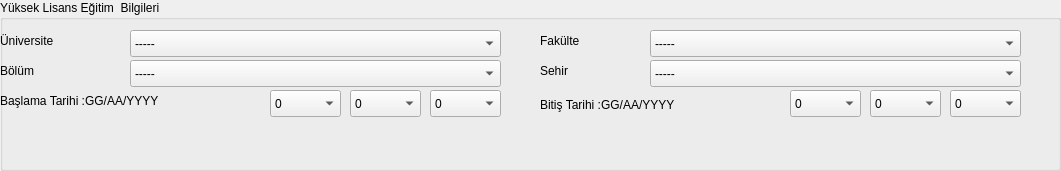
  <widget class="QGroupBox" name="egitim_akademisyen_kimlik_yuksek">
   <property name="geometry">
    <rect>
     <x>20</x>
     <y>510</y>
     <width>1061</width>
     <height>171</height>
    </rect>
   </property>
   <property name="title">
    <string>Yüksek Lisans Eğitim  Bilgileri</string>
   </property>
   <widget class="QLabel" name="egitim_akademisyen_yuksek_uni">
    <property name="geometry">
     <rect>
      <x>0</x>
      <y>30</y>
      <width>111</width>
      <height>21</height>
     </rect>
    </property>
    <property name="text">
     <string>Üniversite</string>
    </property>
   </widget>
   <widget class="QLabel" name="egitim_akademisyen_yuksek_bolum">
    <property name="geometry">
     <rect>
      <x>0</x>
      <y>60</y>
      <width>111</width>
      <height>21</height>
     </rect>
    </property>
    <property name="text">
     <string>Bölüm</string>
    </property>
   </widget>
   <widget class="QLabel" name="egitim_akademisyen_yuksek_fakulte">
    <property name="geometry">
     <rect>
      <x>540</x>
      <y>30</y>
      <width>111</width>
      <height>21</height>
     </rect>
    </property>
    <property name="text">
     <string>Fakülte</string>
    </property>
   </widget>
   <widget class="QLabel" name="egitim_akademisyen_yuksek_sehir">
    <property name="geometry">
     <rect>
      <x>540</x>
      <y>60</y>
      <width>111</width>
      <height>21</height>
     </rect>
    </property>
    <property name="text">
     <string>Sehir</string>
    </property>
   </widget>
   <widget class="QLabel" name="egitim_akademisyen_yuksek_baslanic">
    <property name="geometry">
     <rect>
      <x>0</x>
      <y>90</y>
      <width>201</width>
      <height>21</height>
     </rect>
    </property>
    <property name="text">
     <string>Başlama Tarihi :GG/AA/YYYY</string>
    </property>
   </widget>
   <widget class="QLabel" name="egitim_akademisyen_yuksek_bitis">
    <property name="geometry">
     <rect>
      <x>540</x>
      <y>80</y>
      <width>201</width>
      <height>51</height>
     </rect>
    </property>
    <property name="text">
     <string>&lt;html&gt;&lt;head/&gt;&lt;body&gt;&lt;p&gt;Bitiş Tarihi :GG/AA/YYYY&lt;/p&gt;&lt;/body&gt;&lt;/html&gt;</string>
    </property>
   </widget>
   <widget class="QComboBox" name="egitim_akademisyen_yuksek_baslanic_gun">
    <property name="geometry">
     <rect>
      <x>270</x>
      <y>90</y>
      <width>71</width>
      <height>27</height>
     </rect>
    </property>
    <item>
     <property name="text">
      <string>0</string>
     </property>
    </item>
    <item>
     <property name="text">
      <string>1</string>
     </property>
    </item>
    <item>
     <property name="text">
      <string>2</string>
     </property>
    </item>
    <item>
     <property name="text">
      <string>3</string>
     </property>
    </item>
    <item>
     <property name="text">
      <string>4</string>
     </property>
    </item>
    <item>
     <property name="text">
      <string>5</string>
     </property>
    </item>
    <item>
     <property name="text">
      <string>6</string>
     </property>
    </item>
    <item>
     <property name="text">
      <string>7</string>
     </property>
    </item>
    <item>
     <property name="text">
      <string>8</string>
     </property>
    </item>
    <item>
     <property name="text">
      <string>9</string>
     </property>
    </item>
    <item>
     <property name="text">
      <string>10</string>
     </property>
    </item>
    <item>
     <property name="text">
      <string>11</string>
     </property>
    </item>
    <item>
     <property name="text">
      <string>12</string>
     </property>
    </item>
    <item>
     <property name="text">
      <string>13</string>
     </property>
    </item>
    <item>
     <property name="text">
      <string>14</string>
     </property>
    </item>
    <item>
     <property name="text">
      <string>15</string>
     </property>
    </item>
    <item>
     <property name="text">
      <string>16</string>
     </property>
    </item>
    <item>
     <property name="text">
      <string>17</string>
     </property>
    </item>
    <item>
     <property name="text">
      <string>18</string>
     </property>
    </item>
    <item>
     <property name="text">
      <string>19</string>
     </property>
    </item>
    <item>
     <property name="text">
      <string>20</string>
     </property>
    </item>
    <item>
     <property name="text">
      <string>21</string>
     </property>
    </item>
    <item>
     <property name="text">
      <string>22</string>
     </property>
    </item>
    <item>
     <property name="text">
      <string>23</string>
     </property>
    </item>
    <item>
     <property name="text">
      <string>24</string>
     </property>
    </item>
    <item>
     <property name="text">
      <string>25</string>
     </property>
    </item>
    <item>
     <property name="text">
      <string>26</string>
     </property>
    </item>
    <item>
     <property name="text">
      <string>27</string>
     </property>
    </item>
    <item>
     <property name="text">
      <string>28</string>
     </property>
    </item>
    <item>
     <property name="text">
      <string>29</string>
     </property>
    </item>
    <item>
     <property name="text">
      <string>30</string>
     </property>
    </item>
    <item>
     <property name="text">
      <string>31</string>
     </property>
    </item>
   </widget>
   <widget class="QComboBox" name="egitim_akademisyen_yuksek_baslanic_ay">
    <property name="geometry">
     <rect>
      <x>350</x>
      <y>90</y>
      <width>71</width>
      <height>27</height>
     </rect>
    </property>
    <item>
     <property name="text">
      <string>0</string>
     </property>
    </item>
    <item>
     <property name="text">
      <string>1</string>
     </property>
    </item>
    <item>
     <property name="text">
      <string>2</string>
     </property>
    </item>
    <item>
     <property name="text">
      <string>3</string>
     </property>
    </item>
    <item>
     <property name="text">
      <string>4</string>
     </property>
    </item>
    <item>
     <property name="text">
      <string>5</string>
     </property>
    </item>
    <item>
     <property name="text">
      <string>6</string>
     </property>
    </item>
    <item>
     <property name="text">
      <string>7</string>
     </property>
    </item>
    <item>
     <property name="text">
      <string>8</string>
     </property>
    </item>
    <item>
     <property name="text">
      <string>9</string>
     </property>
    </item>
    <item>
     <property name="text">
      <string>10</string>
     </property>
    </item>
    <item>
     <property name="text">
      <string>11</string>
     </property>
    </item>
    <item>
     <property name="text">
      <string>12</string>
     </property>
    </item>
   </widget>
   <widget class="QComboBox" name="egitim_akademisyen_yuksek_baslangic_yil">
    <property name="geometry">
     <rect>
      <x>430</x>
      <y>90</y>
      <width>71</width>
      <height>27</height>
     </rect>
    </property>
    <item>
     <property name="text">
      <string>0</string>
     </property>
    </item>
    <item>
     <property name="text">
      <string>2000</string>
     </property>
    </item>
    <item>
     <property name="text">
      <string>2001</string>
     </property>
    </item>
    <item>
     <property name="text">
      <string>2002</string>
     </property>
    </item>
    <item>
     <property name="text">
      <string>2003</string>
     </property>
    </item>
    <item>
     <property name="text">
      <string>2004</string>
     </property>
    </item>
    <item>
     <property name="text">
      <string>2005</string>
     </property>
    </item>
    <item>
     <property name="text">
      <string>2006</string>
     </property>
    </item>
    <item>
     <property name="text">
      <string>2007</string>
     </property>
    </item>
    <item>
     <property name="text">
      <string>2008</string>
     </property>
    </item>
    <item>
     <property name="text">
      <string>2009</string>
     </property>
    </item>
    <item>
     <property name="text">
      <string>2010</string>
     </property>
    </item>
    <item>
     <property name="text">
      <string/>
     </property>
    </item>
   </widget>
   <widget class="QComboBox" name="egitim_akademisyen_yuksek_bolum_bilgi">
    <property name="geometry">
     <rect>
      <x>130</x>
      <y>60</y>
      <width>371</width>
      <height>27</height>
     </rect>
    </property>
    <item>
     <property name="text">
      <string>-----</string>
     </property>
    </item>
    <item>
     <property name="text">
      <string>Bilgiayar Mühendisliği</string>
     </property>
    </item>
    <item>
     <property name="text">
      <string>Elektrik - Elektronik Mühendisliği</string>
     </property>
    </item>
    <item>
     <property name="text">
      <string>Makine Mühendisliği</string>
     </property>
    </item>
    <item>
     <property name="text">
      <string>Mimarlık</string>
     </property>
    </item>
    <item>
     <property name="text">
      <string>Şehir Bölge Planlama</string>
     </property>
    </item>
    <item>
     <property name="text">
      <string>Gazetecilik</string>
     </property>
    </item>
   </widget>
   <widget class="QComboBox" name="egitim_akademisyen_yuksek_fakulte_bilgi">
    <property name="geometry">
     <rect>
      <x>650</x>
      <y>30</y>
      <width>371</width>
      <height>27</height>
     </rect>
    </property>
    <item>
     <property name="text">
      <string>-----</string>
     </property>
    </item>
    <item>
     <property name="text">
      <string>Mimarlık - Mühendislik Fakültesi</string>
     </property>
    </item>
    <item>
     <property name="text">
      <string>Sağlık Bilimleri Fakültesi</string>
     </property>
    </item>
    <item>
     <property name="text">
      <string>Hukuk Fakültesi</string>
     </property>
    </item>
    <item>
     <property name="text">
      <string>Tıp Fakültesi</string>
     </property>
    </item>
    <item>
     <property name="text">
      <string>İletişim Fakültesi</string>
     </property>
    </item>
    <item>
     <property name="text">
      <string>İlahiyat</string>
     </property>
    </item>
   </widget>
   <widget class="QComboBox" name="egitim_akademisyen_yuksek_sehir_bilgi">
    <property name="geometry">
     <rect>
      <x>650</x>
      <y>60</y>
      <width>371</width>
      <height>27</height>
     </rect>
    </property>
    <item>
     <property name="text">
      <string>-----</string>
     </property>
    </item>
    <item>
     <property name="text">
      <string>Yozgat</string>
     </property>
    </item>
    <item>
     <property name="text">
      <string>Ankara</string>
     </property>
    </item>
    <item>
     <property name="text">
      <string>Adana</string>
     </property>
    </item>
    <item>
     <property name="text">
      <string>İstanbul</string>
     </property>
    </item>
    <item>
     <property name="text">
      <string>Kayseri</string>
     </property>
    </item>
    <item>
     <property name="text">
      <string>Kırşehir</string>
     </property>
    </item>
    <item>
     <property name="text">
      <string>Sivas</string>
     </property>
    </item>
    <item>
     <property name="text">
      <string>Nevşehir</string>
     </property>
    </item>
    <item>
     <property name="text">
      <string>Niğde</string>
     </property>
    </item>
    <item>
     <property name="text">
      <string>Tokat</string>
     </property>
    </item>
    <item>
     <property name="text">
      <string>Çankırı</string>
     </property>
    </item>
    <item>
     <property name="text">
      <string>Samsun</string>
     </property>
    </item>
    <item>
     <property name="text">
      <string>Trabzon</string>
     </property>
    </item>
    <item>
     <property name="text">
      <string>Kahramanmaraş</string>
     </property>
    </item>
    <item>
     <property name="text">
      <string>Gaziantep</string>
     </property>
    </item>
   </widget>
   <widget class="QComboBox" name="egitim_akademisyen_yuksek_bitis_gun">
    <property name="geometry">
     <rect>
      <x>790</x>
      <y>90</y>
      <width>71</width>
      <height>27</height>
     </rect>
    </property>
    <item>
     <property name="text">
      <string>0</string>
     </property>
    </item>
    <item>
     <property name="text">
      <string>1</string>
     </property>
    </item>
    <item>
     <property name="text">
      <string>2</string>
     </property>
    </item>
    <item>
     <property name="text">
      <string>3</string>
     </property>
    </item>
    <item>
     <property name="text">
      <string>4</string>
     </property>
    </item>
    <item>
     <property name="text">
      <string>5</string>
     </property>
    </item>
    <item>
     <property name="text">
      <string>6</string>
     </property>
    </item>
    <item>
     <property name="text">
      <string>7</string>
     </property>
    </item>
    <item>
     <property name="text">
      <string>8</string>
     </property>
    </item>
    <item>
     <property name="text">
      <string>9</string>
     </property>
    </item>
    <item>
     <property name="text">
      <string>10</string>
     </property>
    </item>
    <item>
     <property name="text">
      <string>11</string>
     </property>
    </item>
    <item>
     <property name="text">
      <string>12</string>
     </property>
    </item>
    <item>
     <property name="text">
      <string>13</string>
     </property>
    </item>
    <item>
     <property name="text">
      <string>14</string>
     </property>
    </item>
    <item>
     <property name="text">
      <string>15</string>
     </property>
    </item>
    <item>
     <property name="text">
      <string>16</string>
     </property>
    </item>
    <item>
     <property name="text">
      <string>17</string>
     </property>
    </item>
    <item>
     <property name="text">
      <string>18</string>
     </property>
    </item>
    <item>
     <property name="text">
      <string>19</string>
     </property>
    </item>
    <item>
     <property name="text">
      <string>20</string>
     </property>
    </item>
    <item>
     <property name="text">
      <string>21</string>
     </property>
    </item>
    <item>
     <property name="text">
      <string>22</string>
     </property>
    </item>
    <item>
     <property name="text">
      <string>23</string>
     </property>
    </item>
    <item>
     <property name="text">
      <string>24</string>
     </property>
    </item>
    <item>
     <property name="text">
      <string>25</string>
     </property>
    </item>
    <item>
     <property name="text">
      <string>26</string>
     </property>
    </item>
    <item>
     <property name="text">
      <string>27</string>
     </property>
    </item>
    <item>
     <property name="text">
      <string>28</string>
     </property>
    </item>
    <item>
     <property name="text">
      <string>29</string>
     </property>
    </item>
    <item>
     <property name="text">
      <string>30</string>
     </property>
    </item>
    <item>
     <property name="text">
      <string>31</string>
     </property>
    </item>
   </widget>
   <widget class="QComboBox" name="egitim_akademisyen_yuksek_bitis_ay">
    <property name="geometry">
     <rect>
      <x>870</x>
      <y>90</y>
      <width>71</width>
      <height>27</height>
     </rect>
    </property>
    <item>
     <property name="text">
      <string>0</string>
     </property>
    </item>
    <item>
     <property name="text">
      <string>1</string>
     </property>
    </item>
    <item>
     <property name="text">
      <string>2</string>
     </property>
    </item>
    <item>
     <property name="text">
      <string>3</string>
     </property>
    </item>
    <item>
     <property name="text">
      <string>4</string>
     </property>
    </item>
    <item>
     <property name="text">
      <string>5</string>
     </property>
    </item>
    <item>
     <property name="text">
      <string>6</string>
     </property>
    </item>
    <item>
     <property name="text">
      <string>7</string>
     </property>
    </item>
    <item>
     <property name="text">
      <string>8</string>
     </property>
    </item>
    <item>
     <property name="text">
      <string>9</string>
     </property>
    </item>
    <item>
     <property name="text">
      <string>10</string>
     </property>
    </item>
    <item>
     <property name="text">
      <string>11</string>
     </property>
    </item>
    <item>
     <property name="text">
      <string>12</string>
     </property>
    </item>
   </widget>
   <widget class="QComboBox" name="egitim_akademisyen_yuksek_bitis_yil">
    <property name="geometry">
     <rect>
      <x>950</x>
      <y>90</y>
      <width>71</width>
      <height>27</height>
     </rect>
    </property>
    <item>
     <property name="text">
      <string>0</string>
     </property>
    </item>
    <item>
     <property name="text">
      <string>2000</string>
     </property>
    </item>
    <item>
     <property name="text">
      <string>2001</string>
     </property>
    </item>
    <item>
     <property name="text">
      <string>2002</string>
     </property>
    </item>
    <item>
     <property name="text">
      <string>2003</string>
     </property>
    </item>
    <item>
     <property name="text">
      <string>2004</string>
     </property>
    </item>
    <item>
     <property name="text">
      <string>2005</string>
     </property>
    </item>
    <item>
     <property name="text">
      <string>2006</string>
     </property>
    </item>
    <item>
     <property name="text">
      <string>2007</string>
     </property>
    </item>
    <item>
     <property name="text">
      <string>2008</string>
     </property>
    </item>
    <item>
     <property name="text">
      <string>2009</string>
     </property>
    </item>
    <item>
     <property name="text">
      <string>2010</string>
     </property>
    </item>
    <item>
     <property name="text">
      <string/>
     </property>
    </item>
   </widget>
   <widget class="QComboBox" name="egitim_akademisyen_yuksek_uni_bilgi">
    <property name="geometry">
     <rect>
      <x>130</x>
      <y>30</y>
      <width>371</width>
      <height>27</height>
     </rect>
    </property>
    <item>
     <property name="text">
      <string>-----</string>
     </property>
    </item>
    <item>
     <property name="text">
      <string>Yozgat Bozok Üniversitesi</string>
     </property>
    </item>
    <item>
     <property name="text">
      <string>Erciyes Üniversitesi</string>
     </property>
    </item>
    <item>
     <property name="text">
      <string>Kırşehir Ahi Evran Üniversitesi</string>
     </property>
    </item>
    <item>
     <property name="text">
      <string>Sivas Cumhuriyet Üniversitesi</string>
     </property>
    </item>
    <item>
     <property name="text">
      <string>Nevşehir Üniversitesi</string>
     </property>
    </item>
   </widget>
  </widget>
